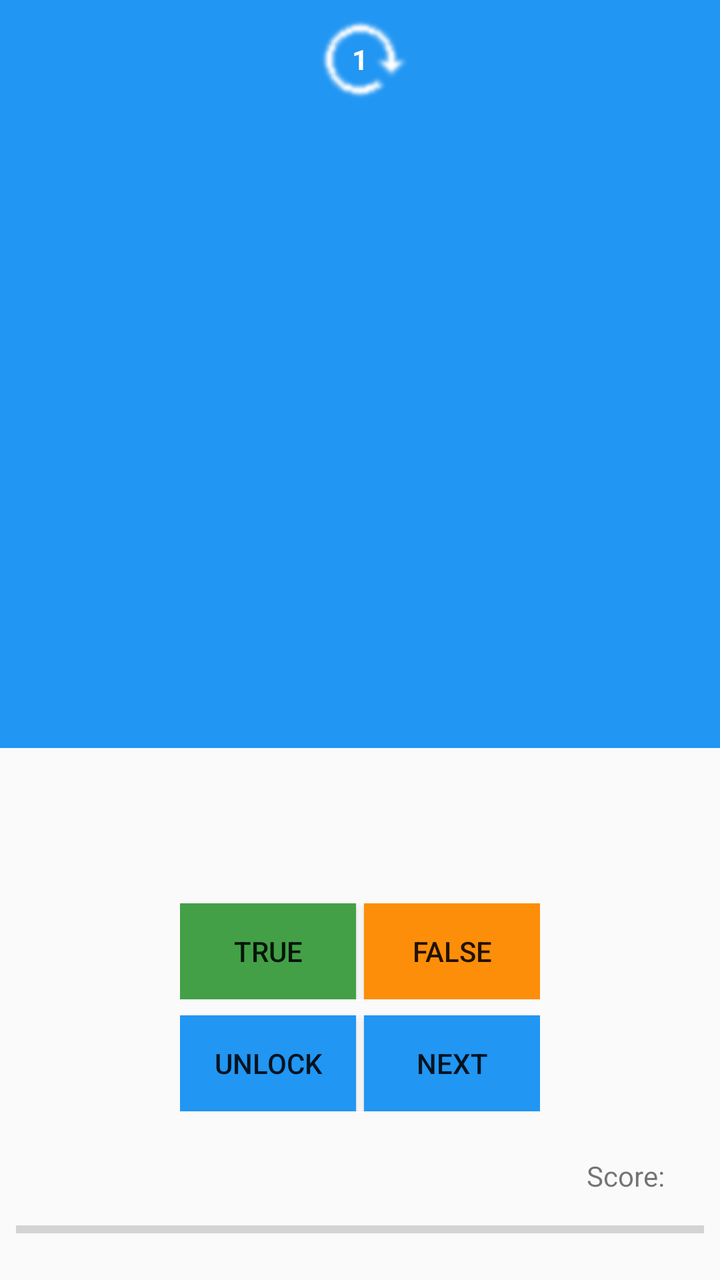
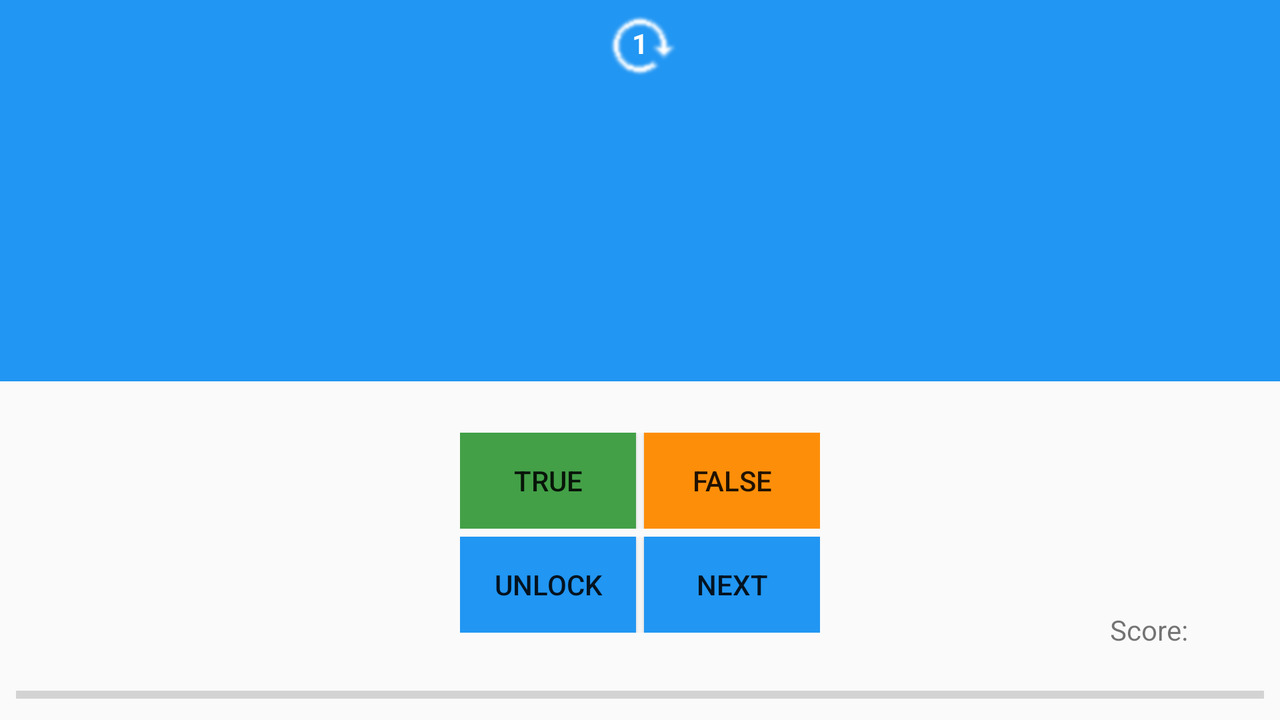

An Android layout and its configuration variant, each rendered on a device that would load it. The default file and the variant file are quoted in full after the pictures.
<!-- AndroidManifest.xml: application theme AppTheme -->
<!-- res/layout/activity_quiz.xml -->
<?xml version="1.0" encoding="utf-8"?>
<android.support.constraint.ConstraintLayout xmlns:android="http://schemas.android.com/apk/res/android"
    xmlns:app="http://schemas.android.com/apk/res-auto"
    xmlns:tools="http://schemas.android.com/tools"
    android:layout_width="match_parent"
    android:layout_height="match_parent"
    tools:context="com.example.android.quizapp.QuizActivity">


    <LinearLayout
        android:id="@+id/linearLayout"
        android:layout_width="match_parent"
        android:layout_height="match_parent"

        android:orientation="vertical"
        app:layout_constraintBottom_toBottomOf="parent"
        app:layout_constraintEnd_toEndOf="parent"
        app:layout_constraintHorizontal_bias="1.0"
        app:layout_constraintStart_toStartOf="parent"
        app:layout_constraintTop_toTopOf="parent"
        app:layout_constraintVertical_bias="0.0"
        app:layout_constraintVertical_weight="2">


        <TextView
            android:id="@+id/numberingTextView"
            android:layout_width="match_parent"
            android:layout_height="wrap_content"
            android:layout_gravity="center_horizontal"
            android:background="@color/colorPrimary"
            android:gravity="center"
            android:paddingBottom="8dp"
            android:paddingTop="20dp"
            android:text="1"
            android:textColor="@color/colorWhite"
            android:textStyle="bold" />

        <TextView
            android:id="@+id/displayTextView"
            android:layout_width="match_parent"
            android:layout_height="0dp"
            android:layout_gravity="center_horizontal"
            android:layout_weight="1.2"
            android:background="@color/colorPrimary"
            android:gravity="center_horizontal"
            android:padding="16dp"
            android:textColor="@color/colorWhite"
            android:textSize="30sp"

            android:textStyle="bold" />


        <Button
            android:layout_width="wrap_content"
            android:layout_height="wrap_content"
            android:layout_weight="0.8"
            android:visibility="invisible" />

        


    </LinearLayout>


    <LinearLayout
        android:id="@+id/TrueFalseLayout"
        android:layout_width="wrap_content"
        android:layout_height="wrap_content"
        android:layout_marginBottom="8dp"
        android:layout_marginEnd="8dp"
        android:layout_marginStart="8dp"
        android:layout_marginTop="8dp"
        app:layout_constraintBottom_toTopOf="@+id/UnlockNextLayout"
        app:layout_constraintEnd_toEndOf="parent"
        app:layout_constraintStart_toStartOf="parent"
        app:layout_constraintTop_toTopOf="parent"
        app:layout_constraintVertical_bias="1.0">


        <Button
            android:id="@+id/TrueButton"

            android:layout_width="wrap_content"
            android:layout_height="wrap_content"
            android:layout_marginRight="4dp"
            android:layout_weight="1"
            android:background="@color/colorGreen"
            android:text="@string/True" />

        <Button
            android:id="@+id/FalseButton"
            android:layout_width="wrap_content"
            android:layout_height="wrap_content"
            android:layout_weight="1"
            android:background="@color/colorAccent"
            android:text="@string/False" />
    </LinearLayout>

    <LinearLayout
        android:id="@+id/UnlockNextLayout"
        android:layout_width="wrap_content"
        android:layout_height="wrap_content"
        android:layout_marginBottom="72dp"
        android:layout_marginEnd="8dp"
        android:layout_marginStart="8dp"
        android:layout_marginTop="8dp"
        app:layout_constraintBottom_toBottomOf="parent"
        app:layout_constraintEnd_toEndOf="parent"
        app:layout_constraintStart_toStartOf="parent"
        app:layout_constraintTop_toTopOf="parent"
        app:layout_constraintVertical_bias="0.976">


        <Button
            android:id="@+id/UnlockButton"
            android:layout_width="wrap_content"
            android:layout_height="wrap_content"
            android:layout_weight="1"
            android:background="@color/colorPrimary"
            android:layout_marginRight="4dp"
            android:text="@string/Unlock" />

        <Button
            android:id="@+id/NextButton"
            android:layout_width="wrap_content"
            android:layout_height="wrap_content"
            android:layout_weight="1"
            android:background="@color/colorPrimary"
            android:text="@string/Next" />
    </LinearLayout>

    <TextView
        android:id="@+id/scoreTextView"
        android:layout_width="wrap_content"
        android:layout_height="wrap_content"
        android:layout_marginBottom="28dp"
        android:layout_marginEnd="8dp"
        android:layout_marginStart="8dp"
        android:layout_marginTop="8dp"
        android:text="@string/initial_Score_Text"
        app:layout_constraintBottom_toBottomOf="parent"
        app:layout_constraintEnd_toEndOf="parent"
        app:layout_constraintHorizontal_bias="0.935"
        app:layout_constraintStart_toStartOf="parent"
        app:layout_constraintTop_toTopOf="parent"
        app:layout_constraintVertical_bias="0.975" />

    <ImageView
        android:id="@+id/imageView2"
        android:layout_width="wrap_content"
        android:layout_height="wrap_content"
        android:layout_marginBottom="8dp"
        android:layout_marginEnd="8dp"
        android:layout_marginStart="8dp"

        app:layout_constraintBottom_toBottomOf="parent"
        app:layout_constraintEnd_toEndOf="parent"
        app:layout_constraintHorizontal_bias="0.501"
        app:layout_constraintStart_toStartOf="parent"
        app:layout_constraintTop_toTopOf="parent"
        app:layout_constraintVertical_bias="0.0"
        app:srcCompat="@drawable/numberlidget" />

    <TextView
        android:id="@+id/explanationTextView"
        android:layout_width="match_parent"
        android:layout_height="wrap_content"

        android:layout_gravity="center_horizontal"
        android:background="@color/colorPrimary"
        android:gravity="center"
        android:padding="12dp"
        android:textColor="@color/colorWhite"
        android:textSize="24sp"
        android:visibility="invisible"
        app:layout_constraintBottom_toBottomOf="parent"
        app:layout_constraintEnd_toEndOf="parent"
        app:layout_constraintHorizontal_bias="0.0"
        app:layout_constraintStart_toStartOf="parent"
        app:layout_constraintTop_toBottomOf="@id/imageView2"
        app:layout_constraintVertical_bias="0.033" />

    <ProgressBar
        android:id="@+id/progressbar"
        style="?android:attr/progressBarStyleHorizontal"
        android:layout_width="match_parent"
        android:layout_height="14dp"
        android:layout_marginBottom="8dp"
        android:layout_marginEnd="8dp"
        android:layout_marginStart="8dp"
        android:layout_marginTop="8dp"
        app:layout_constraintBottom_toBottomOf="parent"
        app:layout_constraintEnd_toEndOf="parent"
        app:layout_constraintHorizontal_bias="0.0"
        app:layout_constraintStart_toStartOf="parent"
        app:layout_constraintTop_toTopOf="parent"
        app:layout_constraintVertical_bias="0.983" />

    <TextView
        android:id="@+id/extraLayer"
        android:layout_width="match_parent"
        android:layout_height="44dp"
        android:background="@color/colorPrimary"
        android:visibility="invisible"
        app:layout_constraintBottom_toBottomOf="parent"
        app:layout_constraintEnd_toEndOf="parent"
        app:layout_constraintHorizontal_bias="0.0"
        app:layout_constraintStart_toStartOf="parent"
        app:layout_constraintTop_toTopOf="parent"
        app:layout_constraintVertical_bias="0.085" />

    <RadioButton
        android:id="@+id/radioButton1"
        android:layout_width="wrap_content"
        android:layout_height="27dp"
        android:layout_marginBottom="8dp"
        android:layout_marginEnd="8dp"
        android:layout_marginStart="8dp"
        android:layout_marginTop="8dp"
        android:text="@string/git_add"
        android:textStyle="bold"
        android:visibility="invisible"
        app:layout_constraintBottom_toBottomOf="parent"
        app:layout_constraintEnd_toEndOf="parent"
        app:layout_constraintHorizontal_bias="0.051"
        app:layout_constraintStart_toStartOf="parent"
        app:layout_constraintTop_toTopOf="parent"
        app:layout_constraintVertical_bias="0.621" />

    <RadioButton
        android:id="@+id/radioButton2"
        android:layout_width="wrap_content"
        android:layout_height="wrap_content"
        android:layout_marginBottom="8dp"
        android:layout_marginEnd="8dp"
        android:layout_marginStart="8dp"
        android:layout_marginTop="8dp"
        android:text="@string/git_clone"
        android:textStyle="bold"
        android:visibility="invisible"
        app:layout_constraintBottom_toBottomOf="parent"
        app:layout_constraintEnd_toEndOf="parent"
        app:layout_constraintHorizontal_bias="0.457"
        app:layout_constraintStart_toStartOf="@+id/radioButton1"
        app:layout_constraintTop_toTopOf="parent"
        app:layout_constraintVertical_bias="0.628" />

    <RadioButton
        android:id="@+id/radioButton3"
        android:layout_width="wrap_content"
        android:layout_height="wrap_content"
        android:layout_marginBottom="8dp"
        android:layout_marginEnd="8dp"
        android:layout_marginStart="8dp"
        android:layout_marginTop="8dp"
        android:text="@string/git_init"
        android:textStyle="bold"
        android:visibility="invisible"
        app:layout_constraintBottom_toBottomOf="parent"
        app:layout_constraintEnd_toEndOf="parent"
        app:layout_constraintHorizontal_bias="0.555"
        app:layout_constraintStart_toEndOf="@+id/radioButton2"
        app:layout_constraintTop_toTopOf="parent"
        app:layout_constraintVertical_bias="0.628" />




</android.support.constraint.ConstraintLayout>
<!-- resources referenced by this layout -->
<resources>
  <color name="colorAccent">#FD8E09</color>
  <color name="colorGreen">#43a047</color>
  <color name="colorPrimary">#2196F3</color>
  <color name="colorWhite">#FFFFFF</color>
  <!-- drawable numberlidget: png bitmap (drawable, 6369 bytes) -->
  <string name="False">False</string>
  <string name="Next">Next</string>
  <string name="True">True</string>
  <string name="Unlock">Unlock</string>
  <string name="git_add">git add</string>
  <string name="git_clone">git clone</string>
  <string name="git_init">git init</string>
  <string name="initial_Score_Text">Score:</string>
  <style name="AppTheme" parent="Theme.AppCompat.Light.DarkActionBar">
          
          <item name="colorPrimary">@color/colorPrimary</item>
          <item name="colorPrimaryDark">@color/colorPrimaryDark</item>
          <item name="colorAccent">@color/colorAccent</item>
  
      </style>
  <color name="colorPrimaryDark">#1976d2</color>
</resources>
<!-- res/layout-land/activity_quiz.xml (the repository's variant of the layout above) -->
<!-- drawn on the phone turned sideways -->
<?xml version="1.0" encoding="utf-8"?>
<android.support.constraint.ConstraintLayout xmlns:android="http://schemas.android.com/apk/res/android"
    xmlns:app="http://schemas.android.com/apk/res-auto"
    xmlns:tools="http://schemas.android.com/tools"
    android:layout_width="match_parent"
    android:layout_height="match_parent"
    tools:context="com.example.android.quizapp.QuizActivity">


    <LinearLayout
        android:id="@+id/linearLayout"
        android:layout_width="match_parent"
        android:layout_height="match_parent"

        android:orientation="vertical"
        app:layout_constraintBottom_toBottomOf="parent"
        app:layout_constraintEnd_toEndOf="parent"
        app:layout_constraintHorizontal_bias="0.0"
        app:layout_constraintStart_toStartOf="parent"
        app:layout_constraintTop_toTopOf="parent"
        app:layout_constraintVertical_bias="0.0"
        app:layout_constraintVertical_weight="2">


        <TextView
            android:id="@+id/numberingTextView"
            android:layout_width="match_parent"
            android:layout_height="wrap_content"
            android:layout_gravity="center_horizontal"
            android:background="@color/colorPrimary"
            android:gravity="center"
            android:paddingBottom="8dp"
            android:paddingTop="12dp"
            android:text="1"
            android:textColor="@color/colorWhite"
            android:textStyle="bold" />


        <TextView
            android:id="@+id/displayTextView"
            android:layout_width="match_parent"
            android:layout_height="0dp"
            android:layout_gravity="center_horizontal"
            android:layout_weight="1.0"
            android:background="@color/colorPrimary"
            android:gravity="center_horizontal"
            android:padding="12dp"
            android:textColor="@color/colorWhite"
            android:textSize="30sp"

            android:textStyle="bold" />

        <Button
            android:layout_width="wrap_content"
            android:layout_height="wrap_content"
            android:layout_weight="0.8"
            android:visibility="invisible" />

        


    </LinearLayout>


    <LinearLayout
        android:id="@+id/TrueFalseLayout"
        android:layout_width="wrap_content"
        android:layout_height="wrap_content"
        android:layout_marginBottom="8dp"
        android:layout_marginEnd="8dp"
        android:layout_marginStart="8dp"
        android:layout_marginTop="16dp"
        app:layout_constraintBottom_toBottomOf="parent"
        app:layout_constraintEnd_toEndOf="parent"
        app:layout_constraintStart_toStartOf="parent"
        app:layout_constraintTop_toTopOf="@+id/radioButton2"
        app:layout_constraintVertical_bias="0.0">


        <Button
            android:id="@+id/TrueButton"

            android:layout_width="wrap_content"
            android:layout_height="wrap_content"
            android:layout_marginRight="4dp"
            android:layout_weight="1"
            android:background="@color/colorGreen"
            android:text="@string/True" />

        <Button
            android:id="@+id/FalseButton"
            android:layout_width="wrap_content"
            android:layout_height="wrap_content"
            android:layout_weight="1"
            android:background="@color/colorAccent"
            android:text="@string/False" />
    </LinearLayout>

    <LinearLayout
        android:id="@+id/UnlockNextLayout"
        android:layout_width="wrap_content"
        android:layout_height="wrap_content"
        android:layout_marginBottom="8dp"
        android:layout_marginEnd="8dp"
        android:layout_marginStart="8dp"
        android:layout_marginTop="4dp"
        app:layout_constraintBottom_toBottomOf="parent"
        app:layout_constraintEnd_toEndOf="parent"
        app:layout_constraintStart_toStartOf="parent"
        app:layout_constraintTop_toBottomOf="@+id/TrueFalseLayout"
        app:layout_constraintVertical_bias="0.0">


        <Button
            android:id="@+id/UnlockButton"
            android:layout_width="wrap_content"
            android:layout_height="wrap_content"
            android:layout_marginRight="4dp"
            android:layout_weight="1"
            android:background="@color/colorPrimary"
            android:text="@string/Unlock" />

        <Button
            android:id="@+id/NextButton"
            android:layout_width="wrap_content"
            android:layout_height="wrap_content"
            android:layout_weight="1"
            android:background="@color/colorPrimary"
            android:text="@string/Next" />
    </LinearLayout>

    <TextView
        android:id="@+id/scoreTextView"
        android:layout_width="wrap_content"
        android:layout_height="wrap_content"
        android:layout_marginBottom="28dp"
        android:layout_marginEnd="8dp"
        android:layout_marginStart="8dp"
        android:layout_marginTop="8dp"
        android:text="@string/initial_Score_Text"
        app:layout_constraintBottom_toBottomOf="parent"
        app:layout_constraintEnd_toEndOf="parent"
        app:layout_constraintHorizontal_bias="0.935"
        app:layout_constraintStart_toStartOf="parent"
        app:layout_constraintTop_toTopOf="parent"
        app:layout_constraintVertical_bias="0.975" />

    <ImageView
        android:id="@+id/imageView2"
        android:layout_width="62dp"
        android:layout_height="50dp"
        android:layout_marginBottom="8dp"
        android:layout_marginEnd="8dp"
        android:layout_marginStart="8dp"

        app:layout_constraintBottom_toBottomOf="parent"
        app:layout_constraintEnd_toEndOf="parent"
        app:layout_constraintStart_toStartOf="parent"
        app:layout_constraintTop_toTopOf="parent"
        app:layout_constraintVertical_bias="0.0"
        app:srcCompat="@drawable/numberlidget" />

    <TextView
        android:id="@+id/explanationTextView"
        android:layout_width="match_parent"
        android:layout_height="wrap_content"

        android:layout_gravity="center_horizontal"
        android:background="@color/colorPrimary"
        android:gravity="center"
        android:padding="16dp"
        android:textColor="@color/colorWhite"
        android:textSize="24sp"
        android:visibility="invisible"
        app:layout_constraintBottom_toBottomOf="parent"
        app:layout_constraintEnd_toEndOf="parent"
        app:layout_constraintHorizontal_bias="0.0"
        app:layout_constraintStart_toStartOf="parent"
        app:layout_constraintTop_toBottomOf="@id/imageView2"
        app:layout_constraintVertical_bias="0.033" />

    <ProgressBar
        android:id="@+id/progressbar"
        style="?android:attr/progressBarStyleHorizontal"
        android:layout_width="match_parent"
        android:layout_height="14dp"
        android:layout_marginEnd="8dp"
        android:layout_marginStart="8dp"
        android:layout_marginTop="8dp"
        app:layout_constraintBottom_toBottomOf="parent"
        app:layout_constraintEnd_toEndOf="parent"
        app:layout_constraintHorizontal_bias="0.0"
        app:layout_constraintStart_toStartOf="parent"
        app:layout_constraintTop_toTopOf="parent"
        app:layout_constraintVertical_bias="0.983" />

    <TextView
        android:id="@+id/extraLayer"
        android:layout_width="match_parent"
        android:layout_height="44dp"
        android:background="@color/colorPrimary"
        android:visibility="invisible"
        app:layout_constraintBottom_toBottomOf="parent"
        app:layout_constraintEnd_toEndOf="parent"
        app:layout_constraintHorizontal_bias="0.0"
        app:layout_constraintStart_toStartOf="parent"
        app:layout_constraintTop_toTopOf="parent"
        app:layout_constraintVertical_bias="0.157" />

    <RadioButton
        android:id="@+id/radioButton1"
        android:layout_width="wrap_content"
        android:layout_height="wrap_content"
        android:layout_marginBottom="8dp"
        android:layout_marginEnd="8dp"
        android:layout_marginStart="8dp"
        android:layout_marginTop="4dp"
        android:text="@string/git_add"
        android:textStyle="bold"
        android:visibility="invisible"
        app:layout_constraintBottom_toBottomOf="parent"
        app:layout_constraintEnd_toEndOf="parent"
        app:layout_constraintHorizontal_bias="0.052"
        app:layout_constraintStart_toStartOf="parent"
        app:layout_constraintTop_toTopOf="parent"
        app:layout_constraintVertical_bias="0.621" />

    <RadioButton
        android:id="@+id/radioButton2"
        android:layout_width="wrap_content"
        android:layout_height="wrap_content"
        android:layout_marginBottom="8dp"
        android:layout_marginEnd="8dp"
        android:layout_marginStart="8dp"
        android:layout_marginTop="4dp"
        android:text="@string/git_clone"
        android:textStyle="bold"
        android:visibility="invisible"
        app:layout_constraintBottom_toBottomOf="parent"
        app:layout_constraintEnd_toEndOf="parent"
        app:layout_constraintHorizontal_bias="0.463"
        app:layout_constraintStart_toStartOf="@+id/radioButton1"
        app:layout_constraintTop_toTopOf="parent"
        app:layout_constraintVertical_bias="0.621" />

    <RadioButton
        android:id="@+id/radioButton3"
        android:layout_width="wrap_content"
        android:layout_height="wrap_content"
        android:layout_marginBottom="8dp"
        android:layout_marginEnd="8dp"
        android:layout_marginStart="8dp"
        android:layout_marginTop="4dp"
        android:text="@string/git_init"
        android:textStyle="bold"
        android:visibility="invisible"
        app:layout_constraintBottom_toBottomOf="parent"
        app:layout_constraintEnd_toEndOf="parent"
        app:layout_constraintHorizontal_bias="0.693"
        app:layout_constraintStart_toEndOf="@+id/radioButton2"
        app:layout_constraintTop_toTopOf="parent"
        app:layout_constraintVertical_bias="0.615" />




</android.support.constraint.ConstraintLayout>
